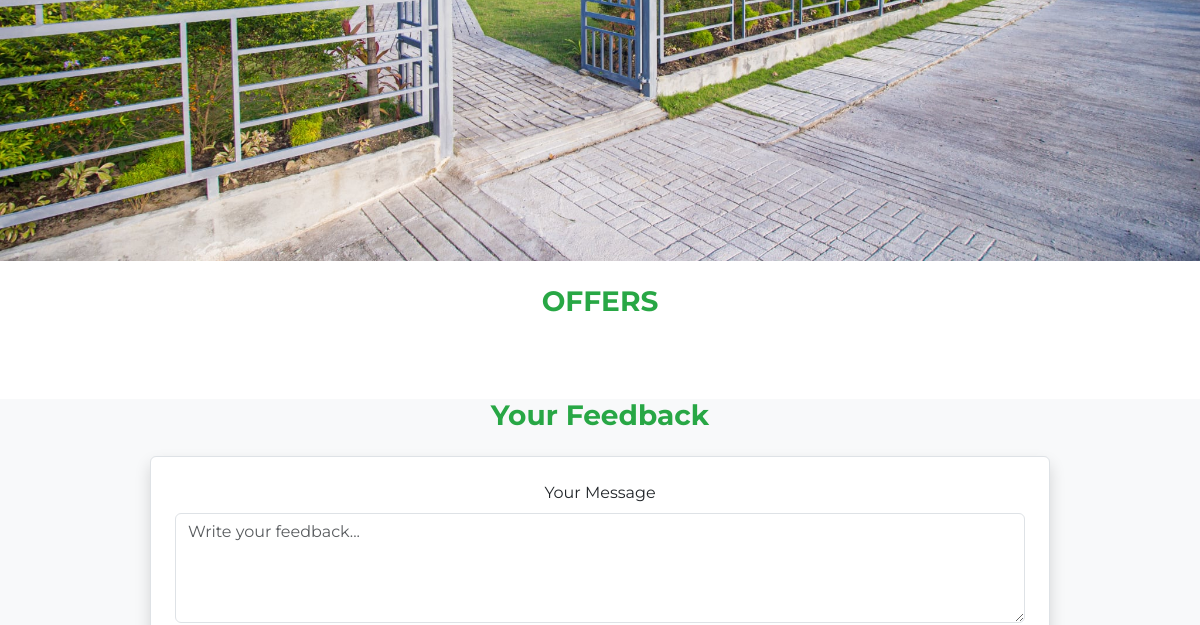
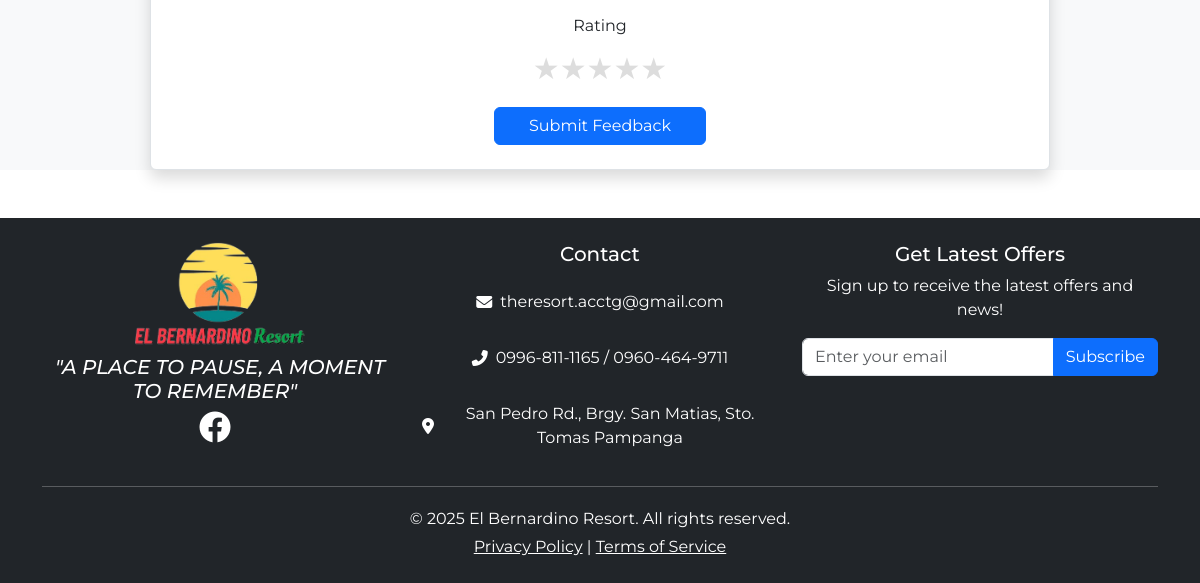
The app's page / (lower part), older data (2 pictures, top to bottom).
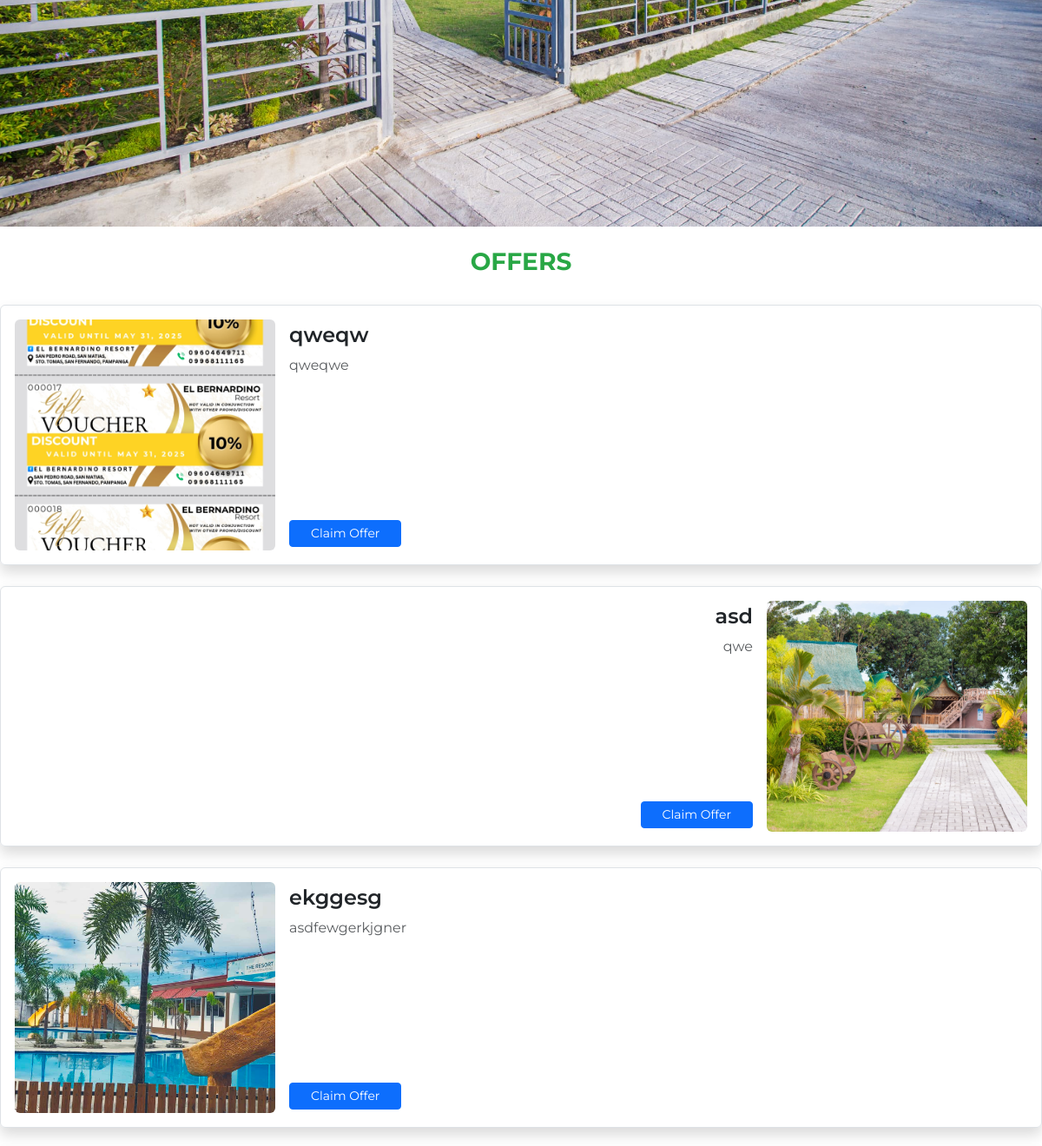
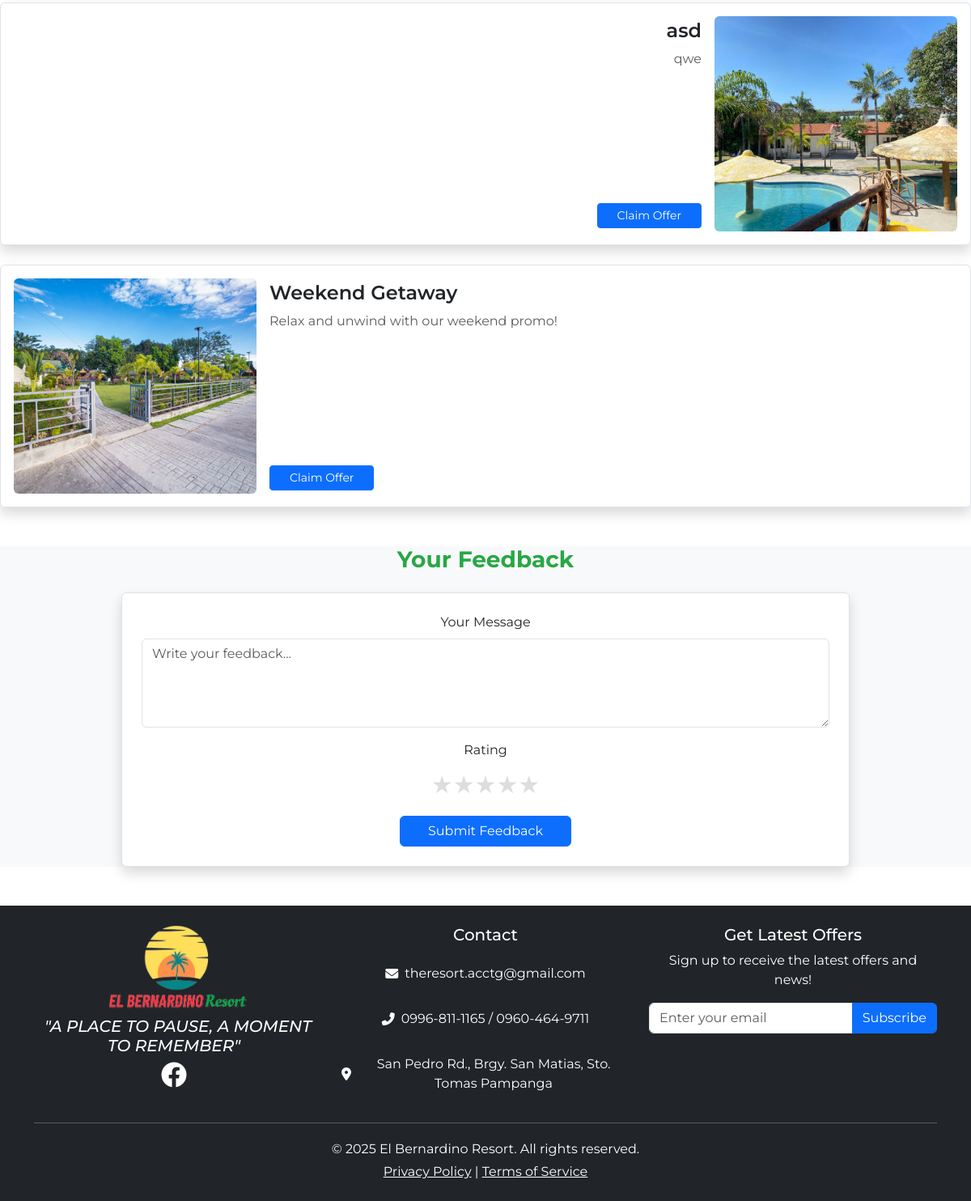
The same page, newer data (2 pictures, top to bottom).
### tables this page shows
CREATE TABLE `offers` (
  `id` int(11) NOT NULL,
  `title` varchar(255) NOT NULL,
  `description` text NOT NULL,
  `image_url` varchar(255) NOT NULL
);

### index.php (the view, shortened to what the changed rows need)
<?php
include 'db_connect.php';
$query = "SELECT * FROM offers ORDER BY id DESC LIMIT 5";
$result = mysqli_query($conn, $query);
$index = 0;
?>
<!DOCTYPE html>
<html lang="en">
<head>
    <link href="https://cdn.jsdelivr.net/npm/bootstrap@5.3.2/dist/css/bootstrap.min.css" rel="stylesheet">
    <link rel="stylesheet" href="style_index.css">
    <link href="https://cdnjs.cloudflare.com/ajax/libs/font-awesome/6.4.0/css/all.min.css" rel="stylesheet">
    <link rel="stylesheet" href="style.css">
</head>
<body>
    <div class="mt-4">
        <div class="mt-2 mb-2 d-flex justify-content-center">
            <div class="mt-4 d-flex flex-column align-items-center gap-4">
                <?php while ($row = mysqli_fetch_assoc($result)): ?>
                    <?php
                    $isEven = $index % 2 === 0;
                    $cardClass = $isEven ? 'd-flex' : 'd-flex flex-row-reverse text-end';
                    $textPadding = $isEven ? 'ps-3' : 'pe-3';
                    ?>
                    <div class="border shadow p-3 <?= $cardClass ?> rounded" style="width: 1200px; height: 300px;">
                        <img src="<?= htmlspecialchars($row['image_url']) ?>" class="rounded"
                            style="width: 300px; height: 100%; object-fit: cover;" alt="Offer Image">
                        <div class="d-flex flex-column justify-content-between <?= $textPadding ?> py-1">
                            <div>
                                <h4 class="fw-semibold mb-2"><?= htmlspecialchars($row['title']) ?></h4>
                                <p class="text-muted" style="max-width: 800px;"><?= htmlspecialchars($row['description']) ?>
                                </p>
                            </div>
                            <div class="d-flex justify-content-<?= $isEven ? 'start' : 'end' ?>">
                                <button class="btn btn-primary btn-sm px-4">Claim Offer</button>
                            </div>
                        </div>
                    </div>
                    <?php $index++; ?>
                <?php endwhile; ?>
            </div>
        </div>
    </div>
</body>
</html>

Row changes from the older to the newer data that the page shows:
added offers: image_url (picture), title "qweqw", description "qweqwe"
added offers: image_url (picture), title "asd", description "qwe"
added offers: image_url (picture), title "ekggesg", description "asdfewgerkjgner"
added offers: image_url (picture), title "asd", description "qwe"
added offers: image_url (picture), title "Weekend Getaway", description "Relax and unwind with our weekend promo!"
